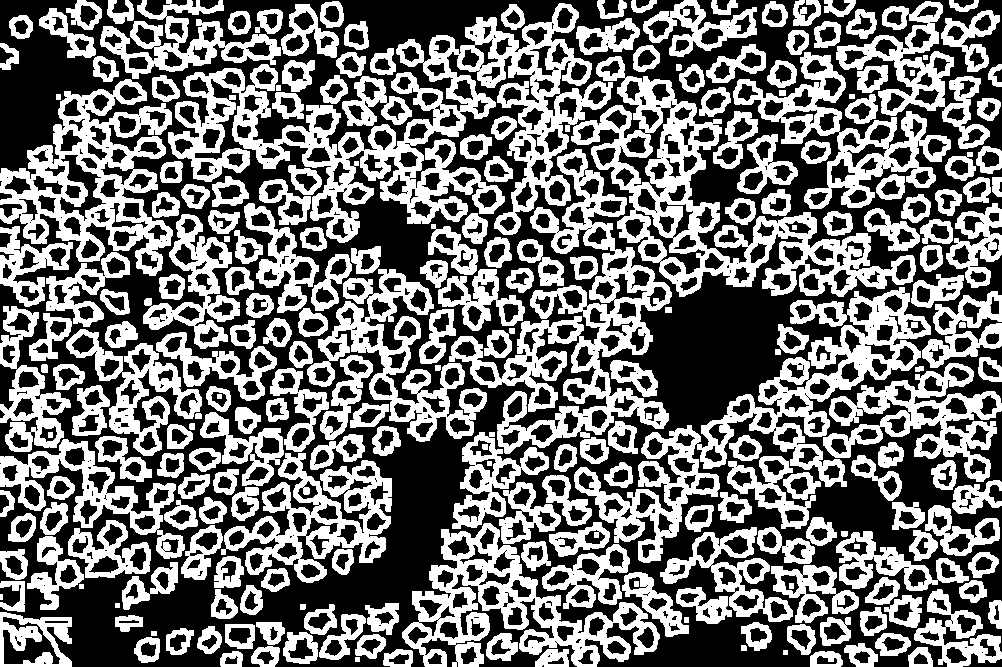
#> input picture preprocess/tmp.png, 1002 x 667 px
$ python -i predict.py   (imports and definitions only)
#> lines starting #> are read from the running program, lines starting #| are printed output that depends on the picture; after the words box and inside, x2 and y2 are one past the last pixel; in counts of white or black regions, pixels touching at a corner belong together
import cv2
import numpy as np
from run import get_bboxes

def process(image_path, bboxes):
    image = cv2.imread(image_path, 1)  # 保持原始格式的方式读取图像
    kernel = np.ones((3, 3), np.uint8)
    masks = np.zeros_like(image)[:, :, 0]
    # image_info[key] = [np.round(float(sco_), 3), English]
    for x1, y1, x2, y2, lbl, score in bboxes:
        tgt = image[y1:y2, x1:x2]
        mask = seg_target(tgt)
        mask = cv2.medianBlur(mask, 3)
        masks[y1:y2, x1:x2] = 255 - mask

    dilation = cv2.dilate(masks, kernel, iterations = 1)
    erosion = cv2.erode(masks, kernel, iterations = 1)

    weak_mask = dilation/255 + erosion/255 == 1
    weak_mask = weak_mask.astype(np.uint8) * 255

    return np.hstack([weak_mask, masks])

def seg_target(img):
    gray = cv2.cvtColor(img, cv2.COLOR_RGB2GRAY)
    media = cv2.medianBlur(gray, 3)
    _, res = cv2.threshold(media, 0, 255, cv2.THRESH_OTSU)
    return res


def predict_debug(x, img_path):
    global img_y
    print('predicting...', x)
    bboxes = get_bboxes(x)
    img_y = process(x, bboxes)
    cv2.imwrite(img_path, img_y)

# [18 lines not run here, left out]


>>> import cv2
>>> picture = cv2.cvtColor(cv2.imread('tmp.png'), cv2.COLOR_BGR2RGB)
#> picture is the input picture: shape (667, 1002, 3); 45% white; 247 white regions (1 under 20 px), largest, box (x1, y1, x2, y2) and area: (168, 3, 613, 243) 28346, (571, 56, 916, 297) 17733, (574, 287, 931, 563) 16687
>>> result = seg_target(picture)
#> in seg_target, `media = cv2.medianBlur(gray, 3)`:
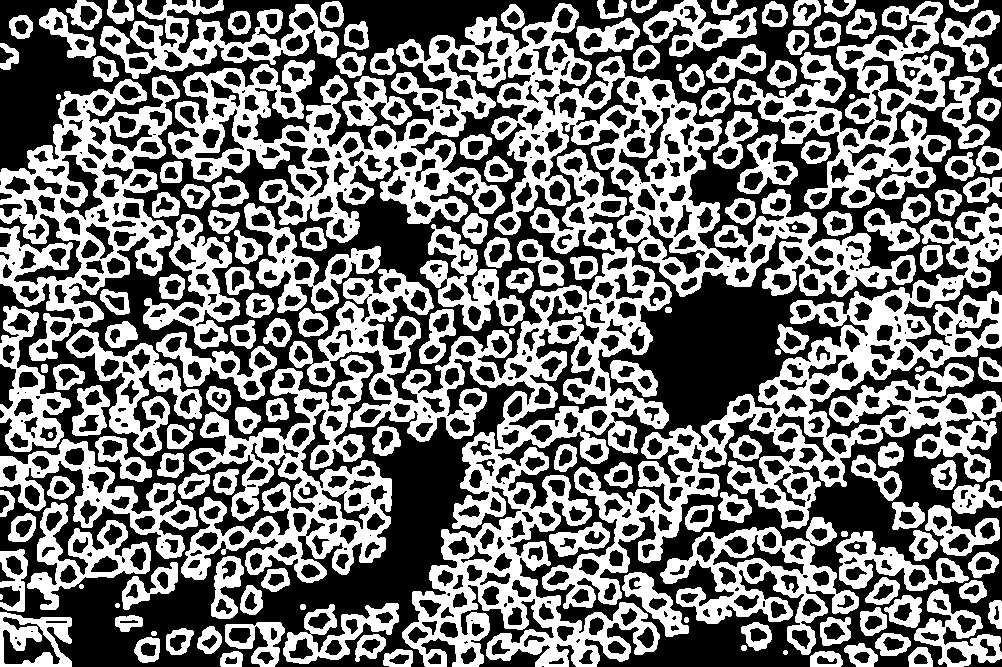
#> media: shape (667, 1002); 45.7% white; 167 white regions (1 under 20 px), largest, box (x1, y1, x2, y2) and area: (168, 3, 916, 297) 50772, (289, 149, 672, 667) 45856, (542, 203, 1002, 609) 34943
